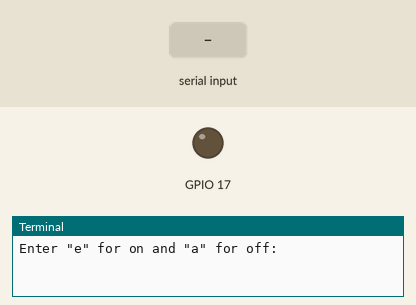
This program was run on a simulated Raspberry Pi (BCM pin numbers). Parts: output pins drawn as LEDs (lit = HIGH), the last lines printed to the terminal. The inputs (shaded band) are chosen by the test bench.

Above: at 1.2 s.
1.3 s: "e" typed at the terminal, then Enter
At 2.5 s:
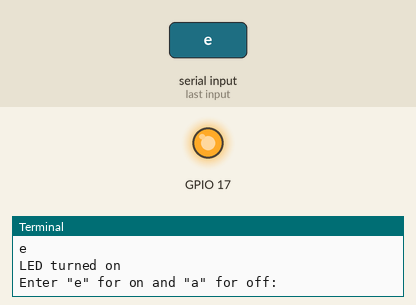
4.3 s: "a" typed at the terminal, then Enter
At 4.7 s:
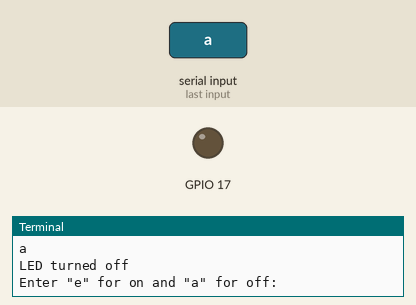
Timing chart, 0 to 7.3 s (numbered marks = the images above; inputs shaded):
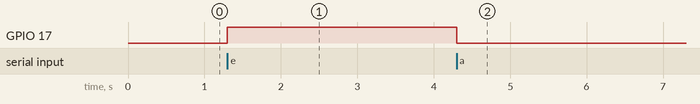

The program:

main.py
```python
import RPi.GPIO as GPIO

GPIO.setwarnings(False)
GPIO.setmode(GPIO.BCM)
GPIO.setup(17, GPIO.OUT)

input_value = 'none'

while True:
    if input_value == 'e' or input_value == 'E':
        GPIO.output(17, True)
        print("LED turned on")
        input_value = 'none'

    elif input_value == 'a' or input_value == 'A':
        GPIO.output(17, False)
        print('LED turned off')
        input_value = 'none'

    elif input_value == 'none':
        input_value = input('Enter "e" for on and "a" for off: ')
```

Measured:
- after the input at 1.3 s, GPIO 17: LOW → HIGH at once
- after the input at 4.3 s, GPIO 17: HIGH → LOW at once
